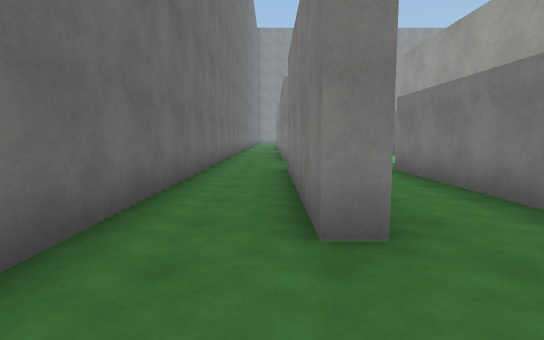
view 1 (above)

24 first-person views from a walk through a Unity game level. The camera is 1.5 m above the floor, tilts 6° down and sees 80° across. The floor is counted in squares, 2 m on a side. Each view is taken from the middle of a square. On the plan, view 1 faces up. The plan holds only what a view shows up to about 11 squares ahead; the rest is blank. The place goes on beyond the plan. The player character is not drawn. Some animated figures are not drawn. Surface patterns are stand-ins for the level's own textures.

view 2
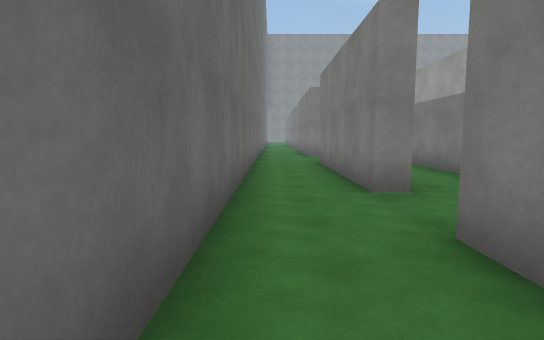

view 3
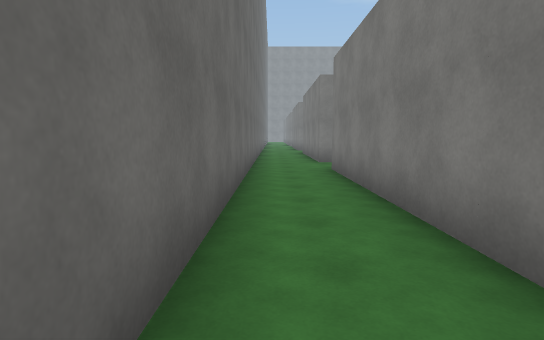

view 4
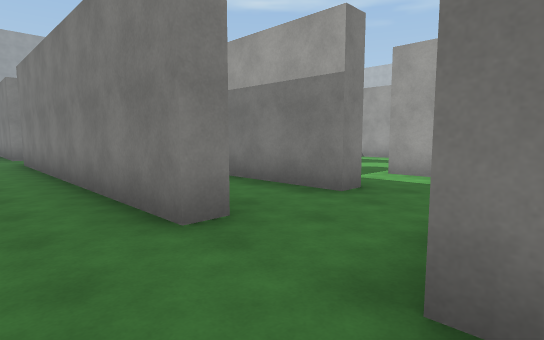

view 5
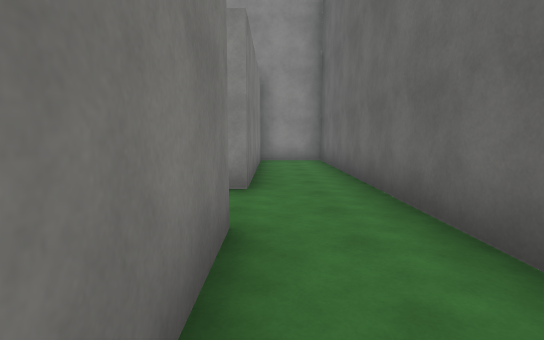

view 6
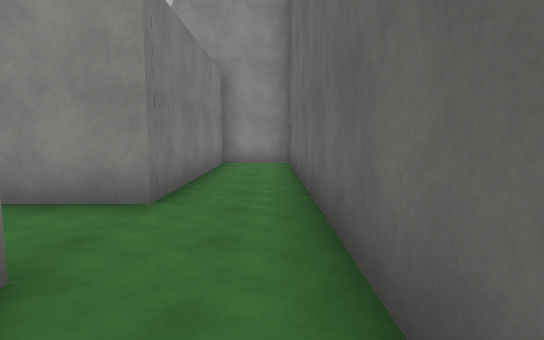

view 7
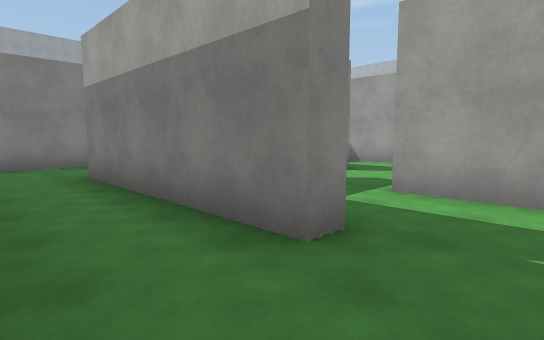

view 8
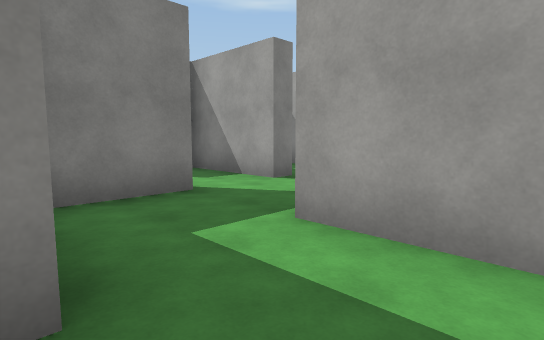

view 9
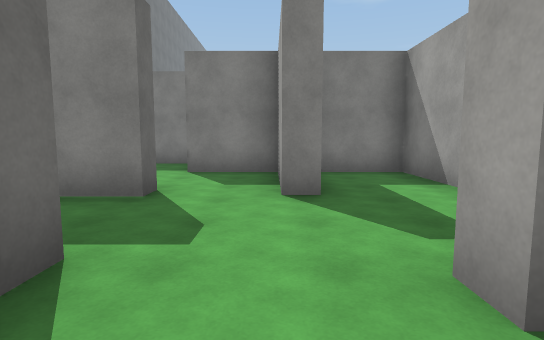

view 10
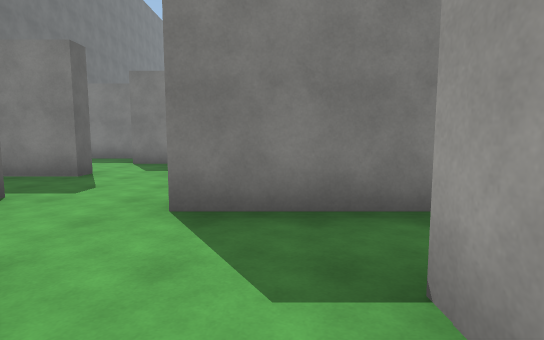

view 11
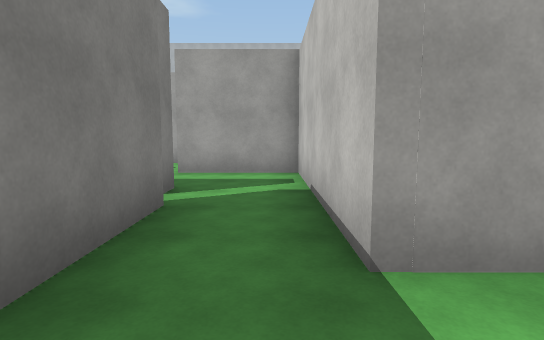

view 12
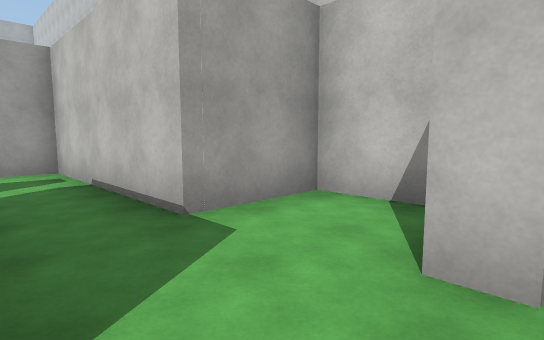

view 13
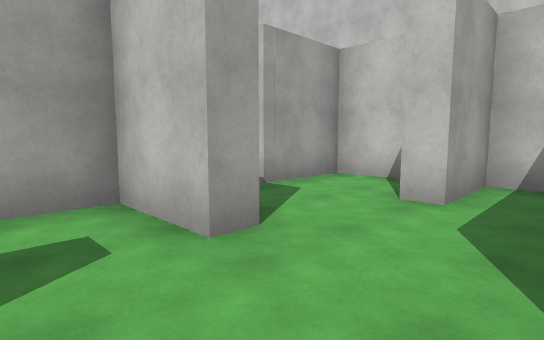

view 14
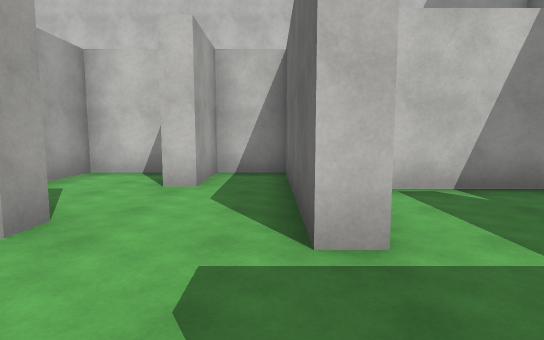

view 15
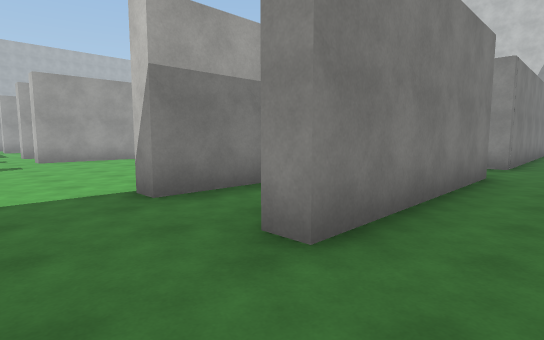

view 16
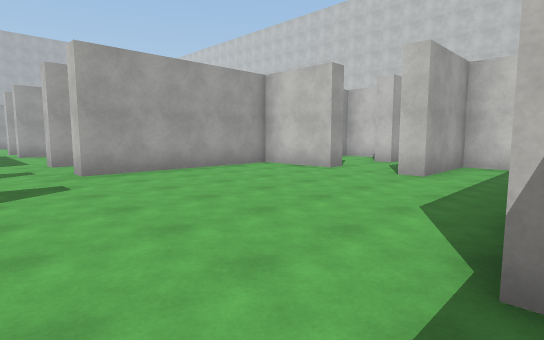

view 17
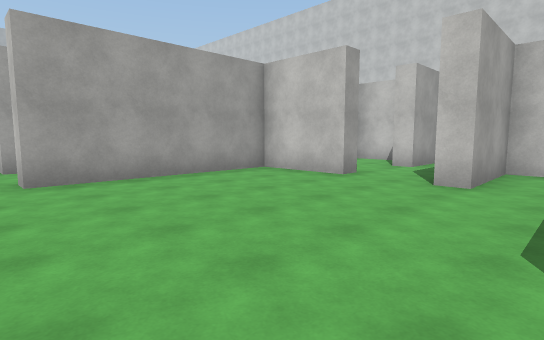

view 18
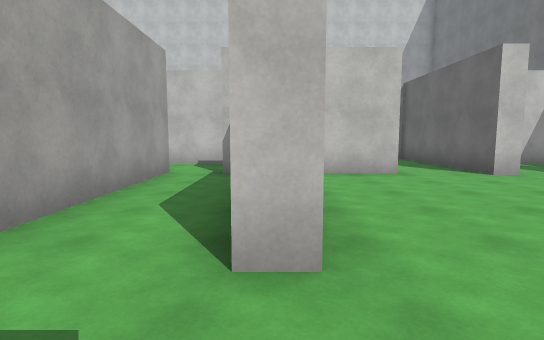

view 19
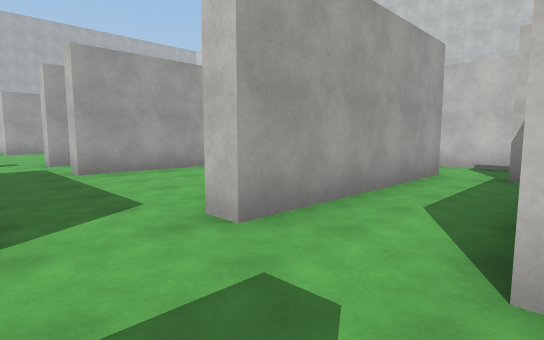

view 20
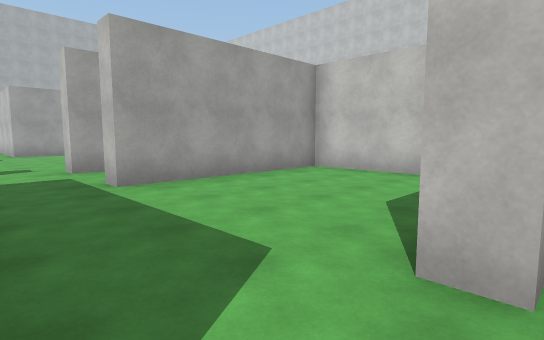

view 21
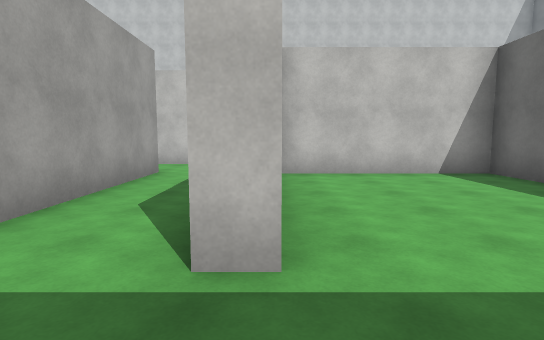

view 22
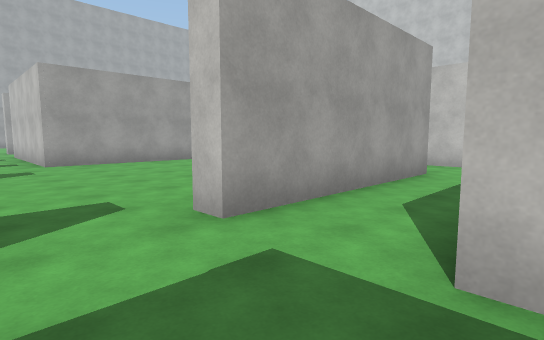

view 23
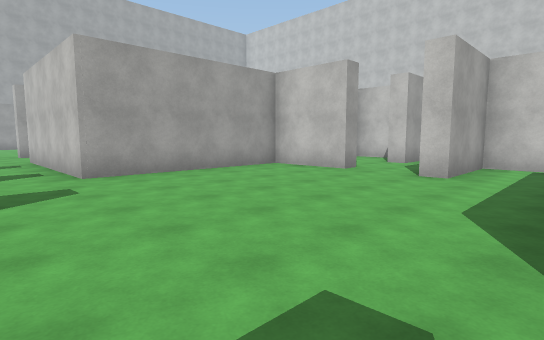

view 24
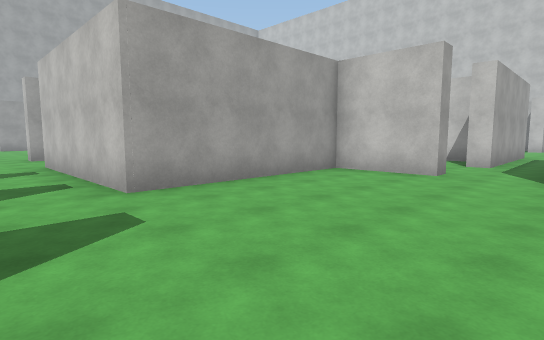

### Floor plan
Points are (right, up) in squares from view 1. A wall is a line through its corners. A room is listed if a view was taken in it or the views show most of it. See-through windows are left out.
Room 1 (views 1, 2, 3, 4, 5, 6, 7, 15)
walls: (0.9, 2.3) (0.3, 2.3) (0.3, 7.3) (0.9, 7.3); (0.9, -7.6) (0.3, -7.6) (0.3, 0.3) (0.8, 0.3); (-1.5, 9.5) (-1.5, -15) (0.3, -15) (0.3, -9.5) (1.5, -9.5)
ways out: opening at (1, -8.5) to room 2; opening at (1, 1.5) to room 5; opening at (1, 8.5) to room 5
Room 2 (view 8)
walls: (3.4, -7.6) (2.8, -7.6) (2.8, -2.5); (1.5, -9.5) (3.4, -9.5); (3.5, -0.2) (1.8, -0.2)
ways out: opening at (1, -8.5) to room 1; opening at (3, -8.5) to room 4; opening at (3, -1.5) to room 11
Room 3 (views 9, 10, 11, 12)
walls: (7.1, -9.8) (7.6, -9.8); (8.1, -11.6) (9.7, -11.6) (9.7, -9.5) (11.4, -9.5); (11.5, -7.8) (8, -7.8); (5.7, -7.1) (5.7, -11.6)
ways out: opening at (7, -8) to room 4; opening at (10.5, -9)
Room 4 (views 13, 14)
walls: (7.8, -5) (7.1, -5) (7.1, -3.5); (8, -7.8) (8, -7.3) (9.7, -7.3) (9.7, -2.3) (8, -2.3); (5.4, -4.5) (5.4, -5) (3.6, -5); (5.2, -8.9) (5.2, -7.1) (5.7, -7.1); (3.4, -9.5) (4.4, -9.5)
ways out: opening at (3, -8.5) to room 2; opening at (7, -8) to room 3; opening at (6, -4) to room 11
Room 5 (view 16)
walls: (2.8, 3.2) (2.8, 7.3) (3.4, 7.3); (2.6, 0.3) (3.5, 0.3)
ways out: opening at (1, 1.5) to room 1; opening at (1, 8.5) to room 1; opening at (3, 1.5) to room 6; opening at (3, 8.5) to room 6
Room 6 (view 17)
walls: (7.5, 2.5) (9.7, 2.5) (9.7, 7.3); (3.5, 0.3) (5.2, 0.3) (5.2, 2.8) (5.7, 2.8)
ways out: opening at (3, 1.5) to room 5; opening at (3, 8.5) to room 5; opening at (10, 8.5) to room 7; opening at (7, 2) to room 12
Room 7 (views 18, 19, 20)
walls: (9.7, 7.3) (10.2, 7.3); (12.1, 2.2) (12.1, 7.3) (12.8, 7.3); (11.2, 0.3) (12.9, 0.3)
ways out: opening at (10, 8.5) to room 6; opening at (13, 8) to room 10
Room 8 (views 21, 22, 23)
walls: (19.4, 2.2) (19.4, 7.3) (19.9, 7.3); (16.9, 7.3) (17.5, 7.3); (19.1, 0.3) (20.6, 0.3)
ways out: opening at (20, 1.5) to room 9; opening at (20, 8.5) to room 9; opening at (17, 8.5) to room 10
Room 9 (view 24)
walls: (24.1, 2.5) (26.3, 2.5) (26.3, 7.3) (31.4, 7.3); (20.6, 0.3) (21.8, 0.3) (21.8, 2.8) (22.4, 2.8)
ways out: opening at (20, 1.5) to room 8; opening at (20, 8.5) to room 8; opening at (23.5, 2); opening at (32.5, 7); opening at (34, 8.5)
Room 10 (no view inside)
walls: (12.6, 3.9) (12.6, 2.5) (16.9, 2.5) (16.9, 7.3)
ways out: opening at (13, 8) to room 7; opening at (17, 8.5) to room 8
Room 11 (no view inside)
walls: (7.1, -3.5) (7.1, -2.3) (5.1, -2.3); (4.8, -0.2) (3.5, -0.2)
ways out: opening at (3, -1.5) to room 2; opening at (6, -4) to room 4
Room 12 (no view inside)
walls: (7.1, 0.1) (7.6, 0.1); (8.4, -1.8) (9.8, -1.8); (7.5, 2) (7.5, 2.5); (5.7, 2.8) (5.7, -1.8)
ways out: opening at (7, 2) to room 6

Positions as (right, up) in squares from view 1, and headings:
1: (0, 0), facing up
2: (-1, -2), facing up
3: (-1, -7), facing up
4: (-1, -10), facing up-right
5: (0, -5), facing down
6: (-1, -6), facing down
7: (1, -9), facing up-right
8: (3, -9), facing up-right
9: (7, -9), facing up
10: (9, -11), facing up
11: (8, -9), facing right
12: (7, -8), facing down-right
13: (6, -6), facing down-right
14: (6, -5), facing down
15: (-1, 9), facing down-right
16: (3, 9), facing down-right
17: (4, 8), facing down-right
18: (10, 9), facing down
19: (10, 9), facing down-right
20: (12, 9), facing down-right
21: (17, 9), facing down
22: (17, 9), facing down-right
23: (20, 9), facing down-right
24: (22, 9), facing down-right
